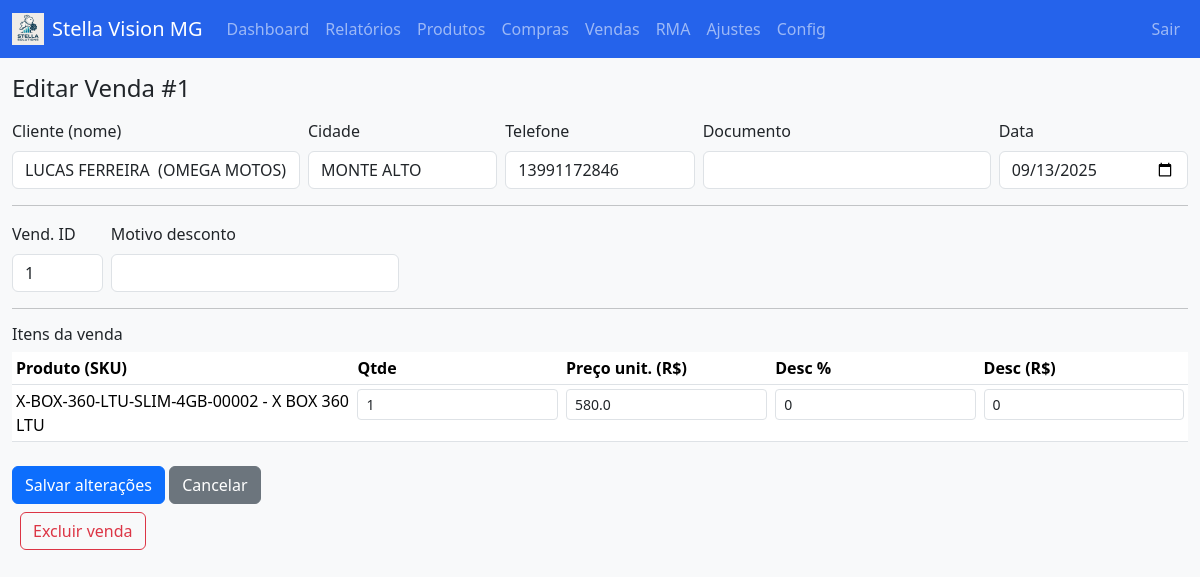
Screenshot of /vendas/1/edit (signed in) with the database file from the repository.
### tables this page shows
CREATE TABLE sales(
  id INTEGER PRIMARY KEY AUTOINCREMENT,
  data TEXT, customer_id INTEGER, vendedor_id INTEGER,
  desconto_valor_total REAL, desconto_pct_total REAL,
  motivo_desconto TEXT, pin_aprovacao TEXT, cidade_snapshot TEXT,
  FOREIGN KEY(customer_id) REFERENCES customers(id),
  FOREIGN KEY(vendedor_id) REFERENCES users(id)
);

CREATE TABLE customers(
  id INTEGER PRIMARY KEY AUTOINCREMENT,
  nome TEXT NOT NULL,
  cidade TEXT, telefone TEXT, email TEXT, doc TEXT
);

CREATE TABLE sale_items(
  id INTEGER PRIMARY KEY AUTOINCREMENT,
  sale_id INTEGER, product_id INTEGER, qtde INTEGER,
  preco_lista_snap REAL, preco_unit REAL,
  desconto_valor REAL, desconto_pct REAL,
  custo_snap REAL,
  FOREIGN KEY(sale_id) REFERENCES sales(id),
  FOREIGN KEY(product_id) REFERENCES products(id)
);

CREATE TABLE products(
  id INTEGER PRIMARY KEY AUTOINCREMENT,
  sku TEXT UNIQUE NOT NULL,
  nome TEXT NOT NULL,
  categoria TEXT,
  plataforma TEXT, modelo TEXT, capacidade TEXT, cor TEXT, regiao TEXT, condicao TEXT,
  preco_lista REAL DEFAULT 0,
  custo_base REAL,
  estoque_minimo INTEGER DEFAULT 0,
  estoque_atual INTEGER DEFAULT 0,
  created_at TEXT, updated_at TEXT
, supplier_id INTEGER REFERENCES suppliers(id));

### app.py (the view, shortened to what this page needs)
@app.route("/vendas/<int:sale_id>/edit", methods=["GET", "POST"])
def venda_edit(sale_id):
    with conn() as c:
        sale = c.execute("SELECT * FROM sales WHERE id=?", (sale_id,)).fetchone()
        if not sale:
            flash("Venda não encontrada", "danger")
            return redirect(url_for("vendas"))
        cust = None
        if sale["customer_id"]:
            cust = c.execute("SELECT * FROM customers WHERE id=?", (sale["customer_id"],)).fetchone()
        items = c.execute(
            """
            SELECT
              si.id,
              si.sale_id,
              si.product_id,
              si.qtde,
              si.preco_unit,
              si.desconto_pct,
              si.desconto_valor,
              p.sku,
              p.nome AS produto
            FROM sale_items si
            JOIN products p ON p.id = si.product_id
            WHERE si.sale_id = ?
            ORDER BY si.id
            """,
            (sale_id,),
        ).fetchall()
    return render_template(
        "venda_editar.html",
        sale=sale,
        cliente=cust,
        items=items,
    )

### app.py (called while the page is built)
@app.before_request
def require_login():
    exempt = {"login", "logout", "static"}
    if request.endpoint and (request.endpoint in exempt or request.endpoint.startswith("static")):
        return
    user_id = session.get("user_id")
    if not user_id:
        return redirect(url_for("login"))
    global CURRENT_USER_ID
    CURRENT_USER_ID = user_id

def conn():
    c = sqlite3.connect(DB_PATH)
    c.row_factory = sqlite3.Row
    return c

@app.context_processor
def inject_helpers():
    def q_toggle_top(metric):
        args = request.args.to_dict()
        args["top"] = metric
        return "&".join([f"{k}={v}" for k,v in args.items()])
    return {"br_money": br_money, "q_toggle_top": q_toggle_top}

### templates/venda_editar.html
{% extends "base.html" %}
{% block content %}
<h4 class="mb-3">Editar Venda #{{ sale.id }}</h4>
<form method="post">
  <div class="row g-2">
    <div class="col-md-3">
      <label class="form-label">Cliente (nome)</label>
      <input name="cliente_nome" class="form-control" required value="{{ cliente.nome if cliente else '' }}">
    </div>
    <div class="col-md-2">
      <label class="form-label">Cidade</label>
      <input name="cliente_cidade" class="form-control" value="{{ cliente.cidade if cliente else '' }}">
    </div>
    <div class="col-md-2">
      <label class="form-label">Telefone</label>
      <input name="cliente_telefone" class="form-control" value="{{ cliente.telefone if cliente else '' }}">
    </div>
    <div class="col-md-3">
      <label class="form-label">Documento</label>
      <input name="cliente_doc" class="form-control" value="{{ cliente.doc if cliente else '' }}">
    </div>
    <div class="col-md-2">
      <label class="form-label">Data</label>
      <input type="date" name="data" class="form-control" required value="{{ sale.data }}">
    </div>
  </div>
  <hr>
  <div class="row g-2">
    <div class="col-md-1">
      <label class="form-label">Vend. ID</label>
      <input type="number" name="vendedor_id" class="form-control" value="{{ sale.vendedor_id or '' }}">
    </div>
    <div class="col-md-3">
      <label class="form-label">Motivo desconto</label>
      <input name="motivo_desconto" class="form-control" value="{{ sale.motivo_desconto or '' }}">
    </div>
  </div>
  <hr>
  <h6>Itens da venda</h6>
  <table class="table table-sm">
    <thead>
      <tr>
        <th>Produto (SKU)</th>
        <th>Qtde</th>
        <th>Preço unit. (R$)</th>
        <th>Desc %</th>
        <th>Desc (R$)</th>
      </tr>
    </thead>
    <tbody>
      {% for it in items %}
      <tr>
        <td>{{ it.sku }} - {{ it.produto }}</td>
        <td>
          <input type="number" name="item_{{ loop.index0 }}_qtde" class="form-control form-control-sm" value="{{ it.qtde }}">
        </td>
        <td>
          <input type="number" step="0.01" name="item_{{ loop.index0 }}_preco_unit" class="form-control form-control-sm" value="{{ it.preco_unit }}">
        </td>
        <td>
          <input type="number" step="0.01" name="item_{{ loop.index0 }}_desconto_pct" class="form-control form-control-sm" value="{{ it.desconto_pct or 0 }}">
        </td>
        <td>
          <input type="number" step="0.01" name="item_{{ loop.index0 }}_desconto_valor" class="form-control form-control-sm" value="{{ it.desconto_valor or 0 }}">
        </td>
      </tr>
      {% endfor %}
    </tbody>
  </table>
  <button class="btn btn-primary mt-2">Salvar alterações</button>
  <a href="{{ url_for('vendas') }}" class="btn btn-secondary mt-2">Cancelar</a>
</form>
<form method="post" action="{{ url_for('venda_delete', sale_id=sale.id) }}" onsubmit="return confirm('Excluir esta venda? Esta ação é irreversível.');" style="display:inline-block">
  <button type="submit" class="btn btn-outline-danger mt-2 ms-2">Excluir venda</button>
</form>
{% endblock %}

### static/css/style.css (style rules this page uses)
:root { --primary:#2563eb; --success:#16a34a; --warn:#f59e0b; --danger:#dc2626; --muted:#64748b; }

### rows the page displays
sales: id "1", data "09/13/2025", vendedor_id "1"
customers: cliente_nome "LUCAS FERREIRA (OMEGA MOTOS)", cliente_cidade "MONTE ALTO", cliente_telefone "13991172846"
sale_items: sku "X-BOX-360-LTU-SLIM-4GB-00002", produto "X BOX 360 LTU", qtde "1", preco_unit "580.0", desconto_pct "0", desconto_valor "0"
